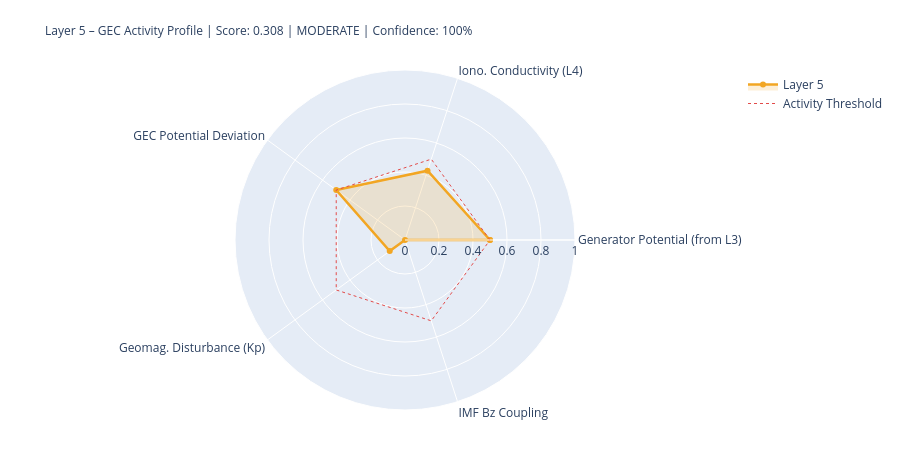

Here is the notebook cell this chart was saved with:
### Markdown cell above
---
## 5. State Assessment & Handoff to Layer 6

### Code cell
# ============================================================
# LAYER-5-SCORE
# ============================================================

# Components
# 1) Generator activity (Layer-3-driven)
gen_score = norm(generator_strength, 0.3, 2.0)
gen_src   = 'from_layer3' if l3_thunder_score is not None else 'estimated'

# 2) Ionospheric conductivity (Layer-4-driven)
iono_score = norm(iono_cond_factor, 0.7, 1.4)
iono_src   = 'from_layer4' if l4_ioniz is not None else 'estimated'

# 3) GEC potential deviation from reference
pot_score = norm(abs(delta_V_pct), 0, 30)  # 0 = at reference, 1 = 30% deviation
pot_src   = 'derived'

# 4) Geomagnetic disturbance (Kp) – modulates vertical currents
kp_score = norm(kp_val, 0, 9)
kp_src   = 'primary' if kp_now is not None else 'from_layer4'

# 5) IMF Bz coupling (southward = stronger M-I coupling → GEC influence)
bz_score = norm(-(bz_now or 0), -5, 30) if bz_now is not None else None
bz_src   = 'primary' if bz_now is not None else 'missing'

COMPONENTS = {
    'Generator Potential (from L3)':  {'score': gen_score,   'source': 'derived_from_layer3', 'dynamic': True},
    'Iono. Conductivity (L4)':      {'score': iono_score,  'source': iono_src, 'dynamic': True},
    'GEC Potential Deviation':      {'score': pot_score,   'source': pot_src,  'dynamic': True},
    'Geomag. Disturbance (Kp)':         {'score': kp_score,    'source': kp_src,   'dynamic': True},
    'IMF Bz Coupling':               {'score': bz_score,    'source': bz_src,   'dynamic': True},
}

available   = {k: v['score'] for k, v in COMPONENTS.items() if v['score'] is not None}
unavailable = [k for k, v in COMPONENTS.items() if v['score'] is None]
layer5_score = round(sum(available.values()) / len(available), 4) if available else None
confidence   = round(len(available) / len(COMPONENTS), 2)
level = ('unknown' if layer5_score is None
         else 'quiet'   if layer5_score < 0.3
         else 'moderate' if layer5_score < 0.6
         else 'active')
dominant_l5 = max(available, key=available.get) if available else 'none'

# Kp consistency: separate 1-min raw value from score value
kp_1m_raw   = kp_now          # directly from API (can be 0.0 during live measurement)
kp_for_score = kp_val          # from Layer-0 context or estimated value if needed
kp_score_src = kp_src

W = 68
print('=' * W)
print('LAYER 5 – GLOBAL ELECTRIC CIRCUIT – STATE ASSESSMENT')
print('=' * W)
for name, comp in COMPONENTS.items():
    s = comp['score']
    if s is not None:
        bar = '█' * int(s*20) + '░' * (20-int(s*20))
        print(f'  {name:<34} {bar}  {s:.3f}  [{comp["source"]}]')
    else:
        print(f'  {name:<34} {"─"*20}  n/a   [missing]')
print('-' * W)
print(f'  Score:         {layer5_score:.3f}  ({len(available)}/{len(COMPONENTS)} components)')
print(f'  Confidence:    {confidence:.0%}')
print(f'  Level:         {level.upper()}')
print(f'  Dominant:      {dominant_l5}')
print(f'  V_iono:        {V_iono_mod:.1f} kV  (Δ {delta_V_pct:+.1f}% vs. Ref)')
print(f'  I_total:       {I_total_mod:.1f} A   (Δ {delta_I_pct:+.1f}% vs. Ref)')
print('=' * W)

# Radar
cats   = list(available.keys())
vals_r = list(available.values())
if len(cats) >= 3:
    fig = go.Figure()
    fig.add_trace(go.Scatterpolar(
        r=vals_r + [vals_r[0]], theta=cats + [cats[0]],
        fill='toself', fillcolor='rgba(242,166,35,0.18)',
        line=dict(color='#F2A623', width=2.5), name='Layer 5'
    ))
    fig.add_trace(go.Scatterpolar(
        r=[0.5]*(len(cats)+1), theta=cats+[cats[0]],
        line=dict(color='#E24B4A', dash='dot', width=1),
        mode='lines', name='Activity Threshold'
    ))
    fig.update_layout(
        title=dict(
            text=f'Layer 5 – GEC Activity Profile | Score: {layer5_score:.3f} | {level.upper()} | Confidence: {confidence:.0%}',
            font=dict(size=12)
        ),
        polar=dict(radialaxis=dict(visible=True, range=[0,1])),
        height=450, showlegend=True,
        margin=dict(l=80, r=80, t=70, b=40)
    )
    fig.show()

### Figure 1 — Plotly figure (JSON) as saved in the notebook; plotly's stock layout.template omitted (floating-point values rounded to 4 significant figures)
{"data": [{"fill": "toself", "fillcolor": "rgba(242,166,35,0.18)", "line": {"color": "#F2A623", "width": 2.5}, "name": "Layer 5", "r": [0.5, 0.4287, 0.5, 0.1111, 0.0, 0.5], "theta": ["Generator Potential (from L3)", "Iono. Conductivity (L4)", "GEC Potential Deviation", "Geomag. Disturbance (Kp)", "IMF Bz Coupling", "Generator Potential (from L3)"], "type": "scatterpolar"}, {"line": {"color": "#E24B4A", "dash": "dot", "width": 1}, "mode": "lines", "name": "Activity Threshold", "r": [0.5, 0.5, 0.5, 0.5, 0.5, 0.5], "theta": ["Generator Potential (from L3)", "Iono. Conductivity (L4)", "GEC Potential Deviation", "Geomag. Disturbance (Kp)", "IMF Bz Coupling", "Generator Potential (from L3)"], "type": "scatterpolar"}], "layout": {"height": 450, "margin": {"b": 40, "l": 80, "r": 80, "t": 70}, "polar": {"radialaxis": {"range": [0, 1], "visible": true}}, "showlegend": true, "title": {"font": {"size": 12}, "text": "Layer 5 – GEC Activity Profile | Score: 0.308 | MODERATE | Confidence: 100%"}}}
